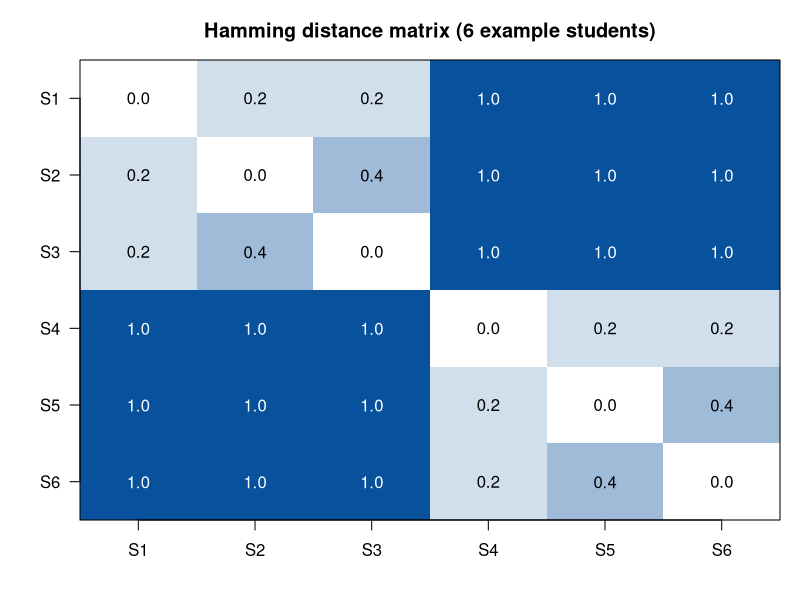
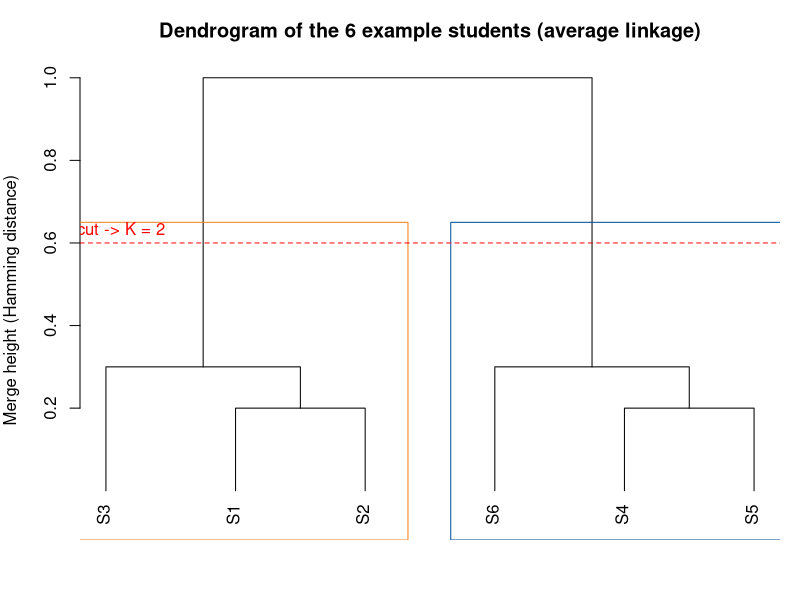

Write R code to recreate these figures, in order.
S <- c(S1="ABCAD",S2="ABCAE",S3="ABDAD",S4="CEFBA",S5="CEFBB",S6="DEFBA")
m <- do.call(rbind, strsplit(S,""))
D <- outer(1:6,1:6,Vectorize(function(i,j) mean(m[i,]!=m[j,])))
dimnames(D) <- list(names(S),names(S)); print(D)
png("output/figures/diag03_hamming_matrix.png",width=1000,height=880,res=180)
par(mar=c(4,4,3,1))
image(1:6,1:6,D[,6:1],col=colorRampPalette(c("white","#08519c"))(50),zlim=c(0,1),axes=FALSE,xlab="",ylab="",main="Hamming distance matrix (6 example students)")
axis(1,1:6,names(S));axis(2,1:6,rev(names(S)),las=1)
for(i in 1:6)for(j in 1:6)text(j,7-i,sprintf("%.1f",D[i,j]),col=if(D[i,j]>.6)"white" else "black")
box();dev.off()

h <- hclust(as.dist(D), method="average")
print(h$merge); print(h$height)
png("output/figures/diag04_hamming_dendrogram.png",width=1100,height=880,res=180)
par(mar=c(3,4,3,1))
plot(h,hang=-1,main="Dendrogram of the 6 example students (average linkage)",xlab="",sub="",ylab="Merge height (Hamming distance)",ylim=c(0,1))
rect.hclust(h,k=2,border=c("#f58220","#08519c"))
abline(h=0.6,lty=2,col="red");text(0.7,0.63,"cut -> K = 2",col="red",pos=4)
dev.off()
